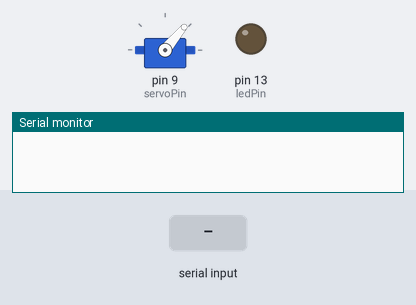
This sketch was run on a simulated Arduino Uno, built with avr-gcc and run on an emulated ATmega328P. Parts: servo, output pins drawn as LEDs (lit = HIGH), the last lines printed to the serial monitor. Inputs (shaded band) come from the test bench.

Above: at 1.2 s.
1.3 s: "2" received over Serial
At 1.45 s:
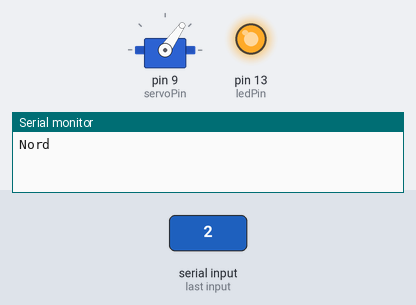
At 3.9 s:
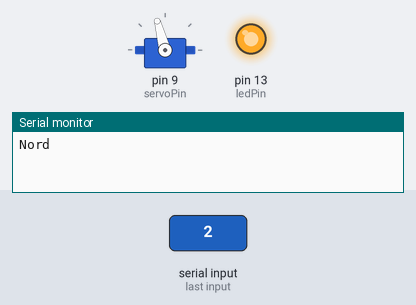
4.3 s: "1" received over Serial
At 4.46 s:
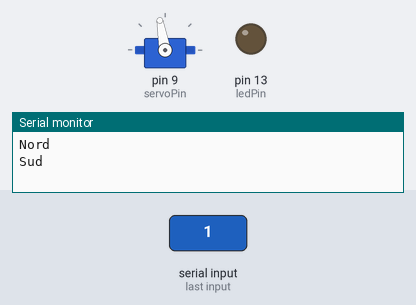
Timing chart, 0 to 7.3 s (numbered marks = the images above; inputs shaded):
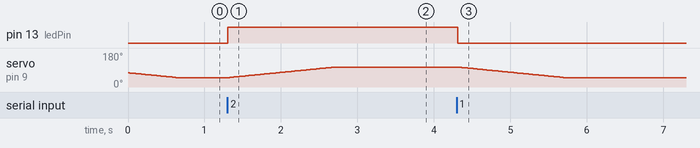

Measured:
- after the input at 1.3 s, pin 13 (ledPin): LOW → HIGH at once; servo on pin 9 (servoPin): moves from 50° to 105° over 1.4 s, starting at once
- after the input at 4.3 s, pin 13 (ledPin): HIGH → LOW at once; servo on pin 9 (servoPin): moves from 105° to 50° over 1.4 s, starting at once

The sketch:

Balise.ino
```cpp
#include <Servo.h>

const int ledPin = 13;
const int servoPin = 9;

Servo myservo;

int pos;

void setup() {

  Serial.begin(115200);

  pinMode(13, OUTPUT);
  pinMode(ledPin, OUTPUT);
  pinMode(servoPin,OUTPUT);

  myservo.attach(9);  // attaches the servo on pin 9 to the servo object
  pos = 75;
  myservo.write(pos);

}

void loop() {

  //while(1){
  //  myservo.write(105);
  //}

  while (Serial.available() > 0) {

    char c = Serial.read();
    //if(c == 'E'){
    //  Serial.println("Error");
      //myservo.write(45);
    //} else
    if(c == '2'){
      digitalWrite(ledPin, HIGH);
      Serial.println("Nord");
      //myservo.write(45);
    } else if(c == '1'){
      Serial.println("Sud");
      digitalWrite(ledPin, LOW);
      //myservo.write(90);
    }

  }

  if( digitalRead(ledPin) && pos < 105 )
    pos++;
  else if( !digitalRead(ledPin) && pos > 50 )
    pos--;
  delay(25);
  myservo.write(pos);

  //Serial.println( pos );

}
```
